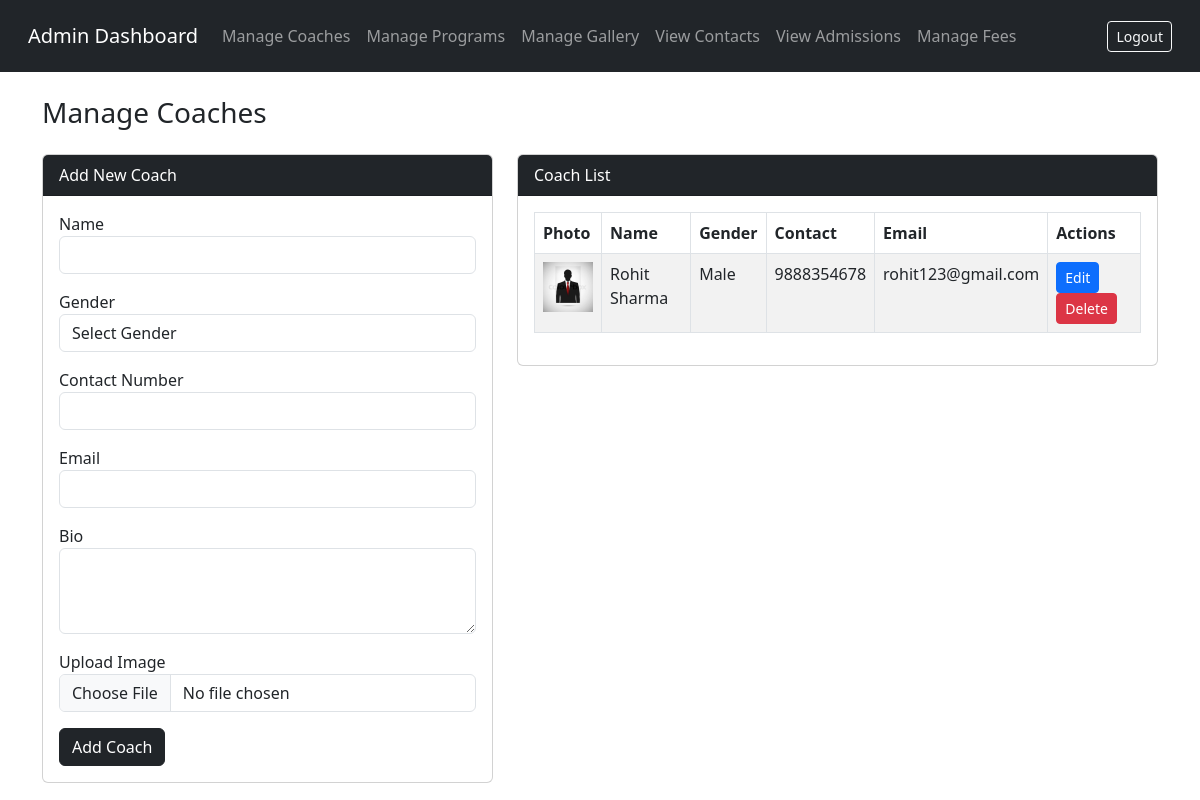
/admin-area/manage-coaches/ (signed in), run on the app's committed database.
### core/models.py (models this page shows, shortened)
class Coach(models.Model):
    GENDER_CHOICES = (
        ('Male', 'Male'),
        ('Female', 'Female'),
        ('Other', 'Other'),
    )
    name = models.CharField(max_length=100)
    gender = models.CharField(max_length=10, choices=GENDER_CHOICES)
    contact_number = models.CharField(max_length=15)
    email = models.EmailField(unique=True)
    bio = models.TextField()
    image = models.ImageField(upload_to='coaches/')

### core/views.py (the view, shortened to what this page needs)
# urls.py: path('admin-area/manage-coaches/', views.manage_coaches, name='manage_coaches'),
@login_required(login_url='admin_login')
@user_passes_test(is_admin)
def manage_coaches(request):
    from .models import Coach
    coaches = Coach.objects.all().order_by('-id')
    return render(request, 'admin/manage_coaches.html', {'coaches': coaches})

### core/views.py (called while the page is built)
def is_admin(user):
    return user.is_staff

### core/templates/admin/manage_coaches.html (shortened to what this page needs)
{% include 'includes/admin_header.html' %}
<h3 class="mb-4">Manage Coaches</h3>
<div class="row">
  <div class="col-md-5">
    <div class="card">
      <div class="card-header bg-dark text-white">Add New Coach</div>
      <div class="card-body">
        <form method="POST" enctype="multipart/form-data">
          <div class="mb-3">
            <label>Name</label>
            <input type="text" name="name" class="form-control" required>
          </div>
          <div class="mb-3">
            <label>Gender</label>
            <select name="gender" class="form-control" required>
              <option value="">Select Gender</option>
            </select>
          </div>
          <div class="mb-3">
            <label>Contact Number</label>
            <input type="text" name="contact_number" class="form-control" required>
          </div>
          <div class="mb-3">
            <label>Email</label>
            <input type="email" name="email" class="form-control" required>
          </div>
          <div class="mb-3">
            <label>Bio</label>
            <textarea name="bio" class="form-control" rows="3" required></textarea>
          </div>
          <div class="mb-3">
            <label>Upload Image</label>
            <input type="file" name="image" class="form-control" required>
          </div>
          <button type="submit" class="btn btn-dark">Add Coach</button>
        </form>
      </div>
    </div>
  </div>
  <div class="col-md-7">
    <div class="card">
      <div class="card-header bg-dark text-white">Coach List</div>
      <div class="card-body">
        <table class="table table-bordered table-striped">
          <thead>
            <tr>
              <th>Photo</th>
              <th>Name</th>
              <th>Gender</th>
              <th>Contact</th>
              <th>Email</th>
              <th>Actions</th>
            </tr>
          </thead>
          <tbody>
            {% for coach in coaches %}
            <tr>
              <td>
                {% if coach.image %}
                  <img src="{{ coach.image.url }}" width="50" height="50" style="object-fit: cover;">
                {% else %}
                  N/A
                {% endif %}
              </td>
              <td>{{ coach.name }}</td>
              <td>{{ coach.gender }}</td>
              <td>{{ coach.contact_number }}</td>
              <td>{{ coach.email }}</td>
              <td>
                <a href="{% url 'edit_coach' coach.id %}" class="btn btn-sm btn-primary">Edit</a>
                <a href="{% url 'delete_coach' coach.id %}" class="btn btn-sm btn-danger" onclick="return confirm('Are you sure to delete?');">Delete</a>
              </td>
            </tr>
            {% empty %}
            <tr><td colspan="6">No coaches found.</td></tr>
            {% endfor %}
          </tbody>
        </table>
      </div>
    </div>
  </div>
</div>
{% include 'includes/admin_footer.html' %}

### data on the page
Coach: image (picture), name "Rohit Sharma", gender "Male", contact_number "9888354678", email "rohit123@gmail.com"
